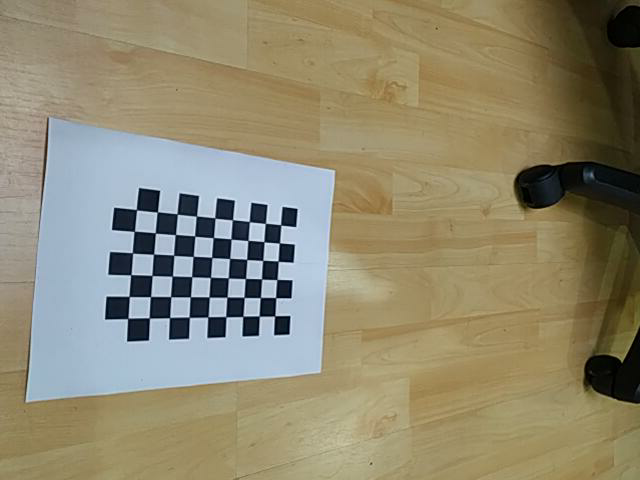
#> input picture im_1/cali1.png, 640 x 480 px; its folder holds only this picture in this run
$ python Rectification1.py
#> lines starting #> are read from the running program, lines starting #| are printed output that depends on the picture
import numpy as np
import cv2
import os

def listdir(path, list_name):  #Read folder
    for file in os.listdir(path):
        file_path = os.path.join(path, file)
        if os.path.isdir(file_path):
            listdir(file_path, list_name)
        else:
            list_name.append(file_path)

def load_img(list_name,img_list): #Read images
    for i in list_name:
        img_list.append(cv2.imread(i))


def save_img(list_name, img_list):  #Write images
    j=0
    for i in list_name:
        new_path = 'calibresult1/n_' + i[5:]
        cv2.imwrite(new_path,img_list[j])
        j = j + 1

def undistort(img,k):
    #Basic setting and parameters acquisition
    parameters = np.load("parameters1.npz")
    mtx = parameters["mtx"]
    dist = parameters["dist"]
    rvecs = parameters["rvecs"]
    tvecs = parameters["tvecs"]

    h,  w = img.shape[:2]
    newcameramtx, roi=cv2.getOptimalNewCameraMatrix(mtx,dist,(w,h),1,(w,h))
    #undistort
    dst = cv2.undistort(img, mtx, dist, None, newcameramtx)
    ##crop the image
    x,y,w,h = roi
    dst = dst[y:y+h, x:x+w]
    #re-projection error
    mean_error = 0

    points = np.load("points1.npz")
    objpoints = points["objpoints"]
    imgpoints = points["imgpoints"]
    for i in range(len(objpoints)):
        imgpoints2, _ = cv2.projectPoints(objpoints[i], rvecs[i], tvecs[i], mtx, dist) #transform the object point to image point
        error = cv2.norm(imgpoints[i],imgpoints2, cv2.NORM_L2)/len(imgpoints2)
        mean_error += error
    #error print
    if k<=8:
        print ('total error of image',k+1,':',mean_error/len(objpoints))
    else:
        print ('total error of image',k+2,':',mean_error/len(objpoints))
    return dst

if __name__ == '__main__':
    path='im_1'
    l=[] #store images' path
    i=[] #store images
    listdir(path,l)
    load_img(l,i)

    for k in range(0,len(i)):
        i[k]=undistort(i[k],k)
#> this loop made 1 pass; (reads parameters1.npz from the repository)
#> pass 1, in undistort, `dst = cv2.undistort(img, mtx, dist, None, newcameramtx)`:
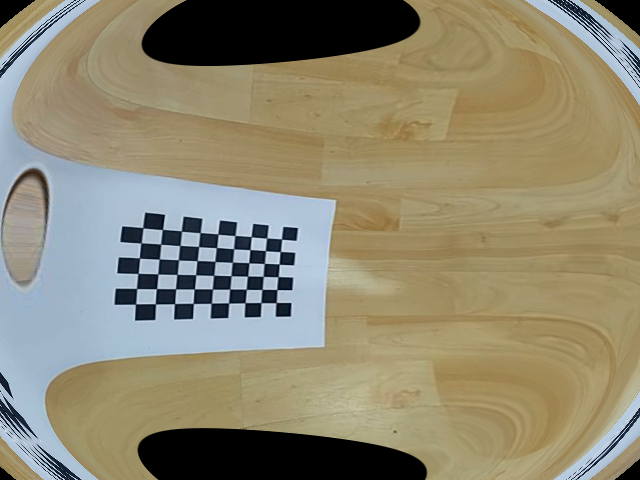
#> dst: shape (480, 640, 3); mean B, G, R 112.2, 135.3, 141.8
#> pass 1, in undistort, `dst = dst[y:y+h, x:x+w]`:
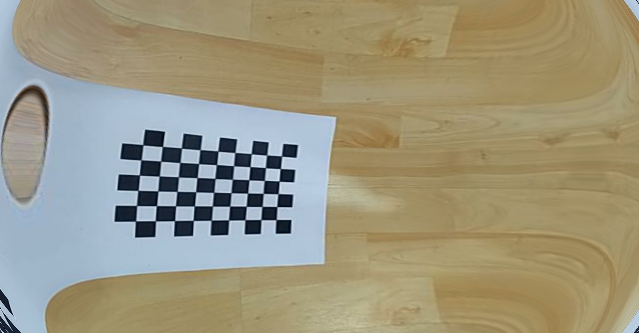
#> dst: shape (333, 639, 3); mean B, G, R 125.7, 149.8, 156.3
#> after the loop, i = 1 item

    save_img(l,i)
#> after the loop in save_img, `for i in list_name:`: j = 1
